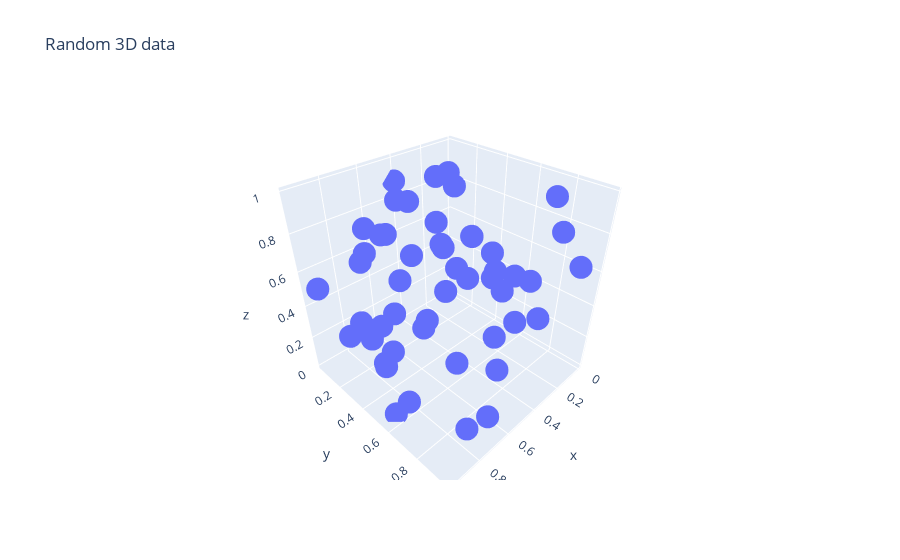

Source (notebook cell):
### Code cell
x = np.random.rand(50)
y = np.random.rand(50)
z = np.random.uniform(0,1,50)
px.scatter_3d(x = x, y = y, z = z, title = 'Random 3D data')
